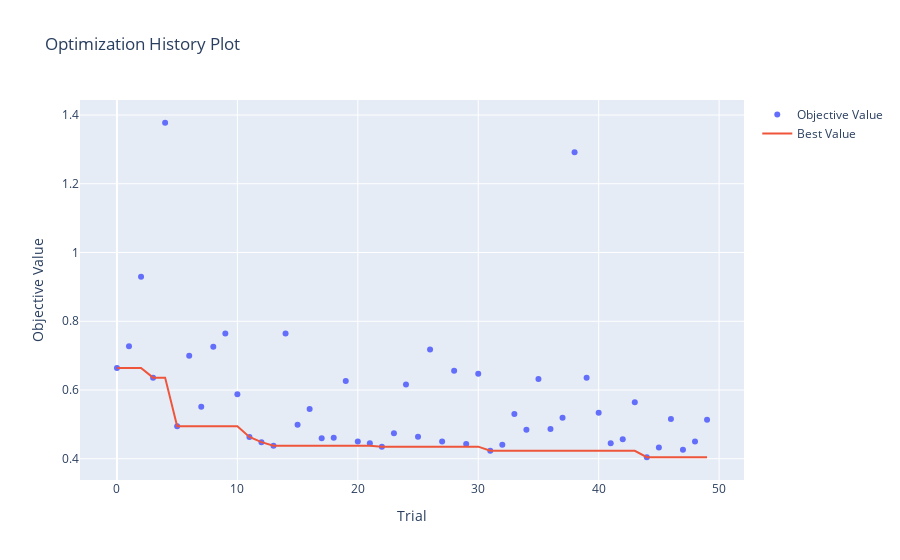

Write notebook code for a chart like this one.
### Code cell
# Visualize the optimization history
optuna.visualization.plot_optimization_history(study).show()
